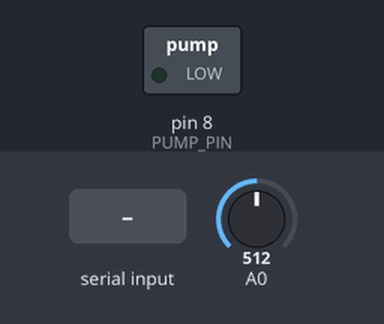
A program run on a simulated Arduino Uno, built with avr-gcc and run on an emulated ATmega328P. Shown: switched loads named in the program (green lamp = pin HIGH). The test bench sets the inputs (shaded band); at power-on: A0 = 512. EEPROM starts erased.

Above: at 1.2 s.
1.3 s: "water:1\n" received over the second serial link
2.8 s: "water\n" received over the second serial link
At 7.1 s:
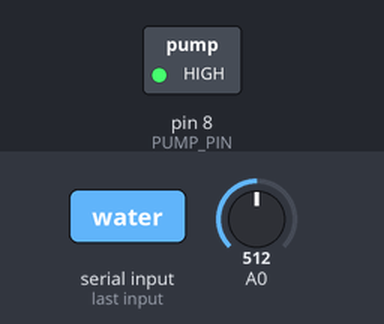
Timing chart, 0 to 22.8 s (numbered marks = the images above; inputs shaded):
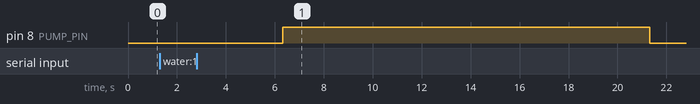

Measured:
- after the input at 2.8 s, pin 8 (PUMP_PIN): LOW → HIGH after 3.5 s, → LOW 15.0 s later

The program:

main.cpp
```cpp
// Questo codice fa parte del firmware SmartPlant per Arduino.
// Legge i livelli di umidità e luce, controlla una pompa per l'irrigazione,
// e comunica con un NodeMCU tramite SoftwareSerial.
#include <Arduino.h>
#include <SoftwareSerial.h>
#include "HumiditySensor.h"
#include "InitSmartPlant.h"
#include "LightSensor.h"

#define T_READ 10000        // Intervallo di lettura
#define PUMP_PIN 8          // Pin digitale della pompa
#define PUMP_TIMEOUT 60000  // Tempo massimo di attivazione della pompa 60 s
#define HUM_SETTLE_MS 5000  // Tempo di assestamento dopo irrigazione 5 s
#define HUM_THRESHOLD 1     // Differenza di umidità per considerare pompa funzionante

// SoftwareSerial su pin D2 (RX) e D3 (TX)
SoftwareSerial softSerial(2, 3); // RX, TX

HumiditySensor hum(A0);      // Umidità sul pin analogico A0
LightSensor light(A1);       // Fotoresistore sul pin analogico A1
InitSmartPlant plant;        // Inizializzazione SmartPlant

void setup() {
  Serial.begin(9600); // Serial Monitor
  softSerial.begin(9600); // Comunicazione seriale con NodeMCU

  hum.begin();   // Inizializza classe sensore umidità
  light.begin(); // Inizializza classe sensore luce
  plant.begin(); // Inizializza classe SmartPlant

  pinMode(PUMP_PIN, OUTPUT); // Imposta il pin digitale della pompa come output
  digitalWrite(PUMP_PIN, LOW);  // Pompa inizialmente spenta

  if (!plant.hasValidPlantId()) {
    // Serial.println(F("scrittura plant_id in EEPROM..."));
    plant.writePlantIdOnce("PLANT-9F7C");
  }

  // Serial.println(F("SmartPlant Arduino avviato."));
}

void loop() {
  if (softSerial.available()) {
    String cmd = softSerial.readStringUntil('\n'); // Legge il comando fino a newline
    cmd.trim();
    // Serial.print(F("Comando ricevuto: "));
    // Serial.println(cmd);

    if (cmd == "calDry") { // Comando di calibrazione secco
      hum.calibrateDry();
      // Serial.println(F("Calibrazione DRY eseguita"));
    } else if (cmd == "calWet") { // Comando di calibrazione bagnato
      hum.calibrateWet();
      // Serial.println(F("Calibrazione WET eseguita"));
    }

else if (cmd.startsWith("water")) {
  int sep = cmd.indexOf(':'); // Trova il separatore tra comando e durata dell'irrigazione
  if (sep == -1) sep = cmd.indexOf(' '); // Prova anche con spazio
  uint32_t duration = 15000;                   // default 15 s
  if (sep != -1) { // Se c'è un separatore, leggi la durata
    duration = cmd.substring(sep + 1).toInt(); // Converte la parte dopo il separatore in intero
    if (duration == 0) duration = 15000; // Se la conversione fallisce, usa il default
  }
  if (duration > PUMP_TIMEOUT) duration = PUMP_TIMEOUT; // fail-safe

  float humBefore = hum.readPercent();
  // Serial.print(F("Irrigazione, H0 = "));
  // Serial.print(humBefore, 1);
  // Serial.print(F("%  per "));
  // Serial.print(duration);
  // Serial.println(F(" ms"));

  digitalWrite(PUMP_PIN, HIGH); // Accende la pompa
  delay(duration); // Irriga per la durata specificata
  digitalWrite(PUMP_PIN, LOW); // Spegne la pompa

  delay(HUM_SETTLE_MS); // Attende che il terreno si stabilizzi dopo l'irrigazione

  float humAfter = hum.readPercent(); // Legge l'umidità dopo l'irrigazione
  float delta = humAfter - humBefore; // Calcola la differenza

  // Serial.print(F("H1 = "));
  // Serial.print(humAfter, 1);
  // Serial.print(F("ΔH = "));
  // Serial.print(delta, 1);
  // Serial.println(F("%"));

  if (isnan(humBefore) || isnan(humAfter)) { // Controlla se le letture sono valide
    softSerial.println("err:sensor");               // lettura fallita
  } else if (delta < HUM_THRESHOLD) {
    // malfunzionamento: pompa guasta / serbatoio vuoto / tubo scollegato
    softSerial.print("err:pump:");
    softSerial.println(delta, 1);                   // es. "err:pump:0.7"
  }
  }
  else {
      //Serial.println(F("Comando non riconosciuto"));
    }
  }

  static uint32_t t0 = 0;
  if (millis() - t0 > T_READ) {
    t0 = millis();

    uint16_t rawHum = hum.readRaw(); // Lettura grezza dell'umidità
    float pctHum = hum.readPercent(); // Lettura percentuale dell'umidità
    uint16_t rawLight = light.readRaw(); // Lettura grezza della luce
    float pctLight = light.readPercent(); // Lettura percentuale della luce

    // Serial.print(F("Umidità grezza: ")); Serial.println(rawHum);
    // Serial.print(F("Umidità: ")); Serial.print(pctHum, 1); Serial.println(" %");
    // Serial.print(F("Luce grezza: ")); Serial.println(rawLight);
    // Serial.print(F("Luce: ")); Serial.print(pctLight, 1); Serial.println(" %");
    // Serial.print("dry = "); Serial.println(hum.getDry());
    // Serial.print("wet = "); Serial.println(hum.getWet());

    softSerial.print("{\"humidity\":");
    softSerial.print(pctHum, 1);
    softSerial.print(",\"light\":");
    softSerial.print(pctLight, 1);
    softSerial.println("}");
  }
}
```
